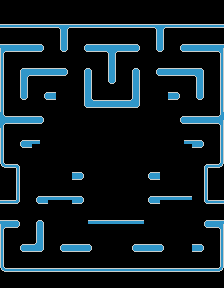

A level layout from a 2D game, rendered from its tile map. Below: a short description, then the map file with its tile-grid data intact:
An orthogonal 28x36 tile map with 8x8 px tiles, 1 tile layer (Tile Layer 1).

<map version="1.0" orientation="orthogonal" renderorder="right-down" width="28" height="36" tilewidth="8" tileheight="8" nextobjectid="1">
 <tileset firstgid="1" name="Level 2" tilewidth="8" tileheight="8" tilecount="120" columns="15">
  <image source="mspacl2-Tileset.png" width="120" height="64" />
 </tileset>
 <layer name="Tile Layer 1" width="28" height="36">
  <data encoding="csv">
1,1,1,1,1,1,1,1,1,1,1,1,1,1,1,1,1,1,1,1,1,1,1,1,1,1,1,1,
1,1,1,1,1,1,1,1,1,1,1,1,1,1,1,1,1,1,1,1,1,1,1,1,1,1,1,1,
1,1,1,1,1,1,1,1,1,1,1,1,1,1,1,1,1,1,1,1,1,1,1,1,1,1,1,1,
59,59,59,59,59,59,59,46,84,59,59,59,59,59,59,59,59,59,59,46,84,59,59,59,59,59,59,59,
1,1,1,1,1,1,1,47,49,50,50,50,50,50,50,50,50,50,50,47,49,1,1,1,1,1,1,1,
51,51,51,51,51,81,1,47,49,50,80,51,51,51,51,51,51,81,50,47,49,1,80,51,51,51,51,51,
52,19,19,19,19,82,1,18,82,50,18,19,19,93,94,19,19,82,50,18,82,1,18,19,19,19,19,23,
53,20,50,50,50,50,50,50,50,50,50,50,50,47,49,50,50,50,50,50,50,50,50,50,50,50,20,21,
53,50,80,51,51,51,51,51,81,50,80,81,50,47,49,50,80,81,50,80,51,51,51,51,51,81,50,21,
53,50,47,94,19,19,19,19,82,50,47,49,50,47,49,50,47,49,50,18,19,19,19,19,93,49,50,21,
53,50,47,49,50,50,50,50,50,50,47,49,50,18,82,50,47,49,50,50,50,50,50,50,47,49,50,21,
53,50,47,49,50,80,51,0,1,0,47,49,50,50,50,50,47,49,0,0,0,51,81,50,47,49,50,21,
53,50,18,82,50,18,19,0,1,0,47,98,51,51,51,51,9,49,0,0,0,19,82,50,18,82,50,21,
53,50,50,50,50,50,50,0,0,0,18,19,19,19,19,19,19,82,0,0,0,50,50,50,50,50,50,21,
98,51,51,51,51,81,50,0,0,0,0,0,0,0,0,0,0,0,0,0,0,50,80,51,51,51,51,9,
94,19,19,19,19,82,50,0,0,0,0,0,0,0,0,0,0,0,0,0,0,50,18,19,19,19,19,23,
53,50,50,50,50,50,50,0,0,0,0,0,0,0,0,0,0,0,0,0,0,50,50,50,50,50,50,21,
53,50,80,51,51,0,50,0,0,0,0,0,0,0,0,0,0,0,0,0,0,0,0,51,51,81,50,21,
53,50,18,19,0,0,50,0,0,0,0,0,0,0,0,0,0,0,0,0,0,0,0,0,19,82,50,21,
53,50,50,50,0,0,50,0,0,0,0,0,0,0,0,0,0,0,0,0,0,0,0,0,50,50,50,21,
54,55,81,50,0,0,50,0,0,0,0,0,0,0,0,0,0,0,0,0,0,0,0,0,50,80,55,56,
1,1,53,50,0,0,50,0,0,51,81,0,0,0,0,0,0,0,80,51,0,0,0,0,50,21,1,1,
1,1,53,50,0,0,50,0,0,19,82,0,0,0,0,0,0,0,18,19,0,0,0,0,50,21,1,1,
1,1,53,50,50,50,50,50,50,50,50,50,0,0,0,0,50,50,50,50,50,50,50,50,50,21,1,1,
1,1,53,50,80,51,51,51,51,51,81,50,0,0,0,0,50,0,80,51,51,51,51,51,50,21,1,1,
59,59,82,50,18,19,0,0,0,19,82,50,0,0,0,0,50,1,18,19,0,0,0,0,50,18,59,59,
1,1,1,50,50,50,50,0,0,50,50,50,0,0,0,0,50,50,50,50,50,50,50,50,50,1,1,1,
51,51,81,50,80,81,50,0,0,50,0,51,51,51,51,51,51,51,50,0,0,50,0,0,50,80,51,51,
52,19,82,50,47,49,50,0,0,50,1,0,1,1,0,0,0,0,50,0,0,50,0,0,50,18,19,23,
53,20,50,50,47,49,50,50,50,50,50,50,50,50,50,50,50,50,50,50,50,50,50,50,50,50,50,21,
53,50,80,51,9,49,50,80,51,51,51,81,50,0,0,50,80,51,51,51,81,50,0,0,51,81,50,21,
53,50,18,19,19,82,50,18,19,19,19,82,50,0,0,50,18,19,19,19,82,50,0,0,19,82,50,21,
53,50,50,50,50,50,50,50,50,50,50,50,50,50,50,50,50,50,50,50,50,50,50,50,50,50,50,21,
54,55,55,55,55,55,55,55,55,55,55,55,55,55,55,55,55,55,55,55,55,55,55,55,55,55,55,56,
1,1,1,1,1,1,1,1,1,1,1,1,1,1,1,1,1,1,1,1,1,1,1,1,1,1,1,1,
1,1,1,1,1,1,1,1,1,1,1,1,1,1,1,1,1,1,1,1,1,1,1,1,1,1,1,1
</data>
 </layer>
</map>